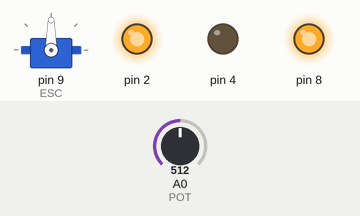
The sketch below on a simulated Arduino Uno, built with avr-gcc and run on an emulated ATmega328P. Shown: servo, output pins drawn as LEDs (lit = HIGH). The inputs (shaded band) are chosen by the test bench; at power-on: A0 (POT) = 512.

Above: at 1.2 s.
1.3 s: A0 (POT) set to 716
At 1.6 s:
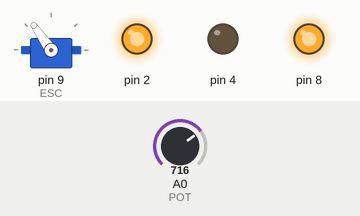
2.8 s: A0 (POT) set to 900
At 3.9 s:
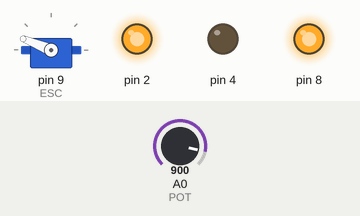
4.3 s: A0 (POT) set to 1023
At 5.0 s:
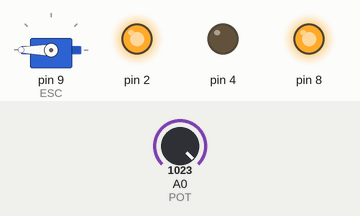
5.8 s: A0 (POT) set to 306
At 6.2 s:
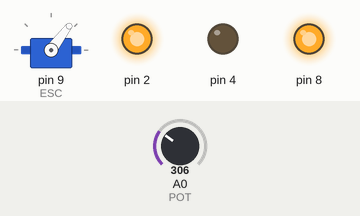
7.3 s: A0 (POT) set to 122
At 8.5 s:
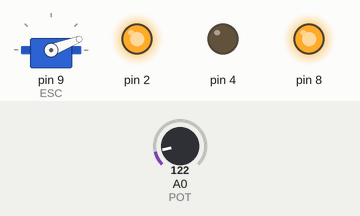
Timing chart, 0 to 41.5 s (numbered marks = the images above; inputs shaded):
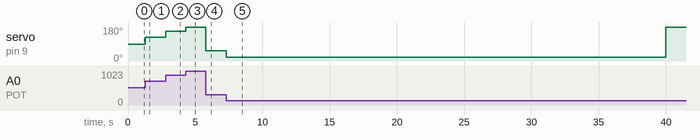

The sketch:

esc-pot.ino
```cpp
#include <Servo.h> //Use the Servo librarey for generating PWM
Servo ESC; //name the servo object, here ESC

void setup()
{
  ESC.attach(9); //Generate PWM in pin 9 of Arduino
  pinMode(2,OUTPUT);
  pinMode(4,OUTPUT);
  pinMode(14,INPUT);
  pinMode(8,OUTPUT);
  digitalWrite(4,LOW);
  digitalWrite(2,HIGH);
  digitalWrite(8,HIGH);
//  Serial.begin(9600);
}

void loop()
{
int throttle = analogRead(14); //Read the voltage from POT
//Serial.println(throttle);
throttle = map(throttle, 0, 1023, 0, 180); //Map the values of 0-102 from pot to 0-180 bcs servo works only from 0-180
//Serial.println(throttle);
if(millis()<40000)
ESC.write(throttle); //based on the value of throttle generate PWM signal
else
ESC.write(180);
}
```

Measured:
- after the input at 1.3 s, servo on pin 9 (ESC): 90° → 125° at once
- after the input at 2.8 s, servo on pin 9 (ESC): 125° → 158° at once
- after the input at 4.3 s, servo on pin 9 (ESC): 158° → 180° at once
- after the input at 5.8 s, servo on pin 9 (ESC): 180° → 53° at once
- after the input at 7.3 s, servo on pin 9 (ESC): 53° → 21° at once, → 180° 32.7 s later
